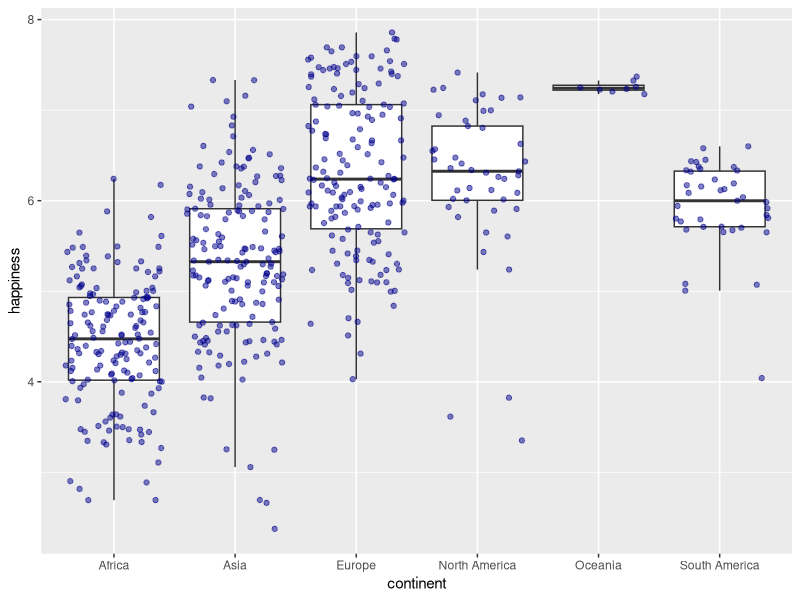
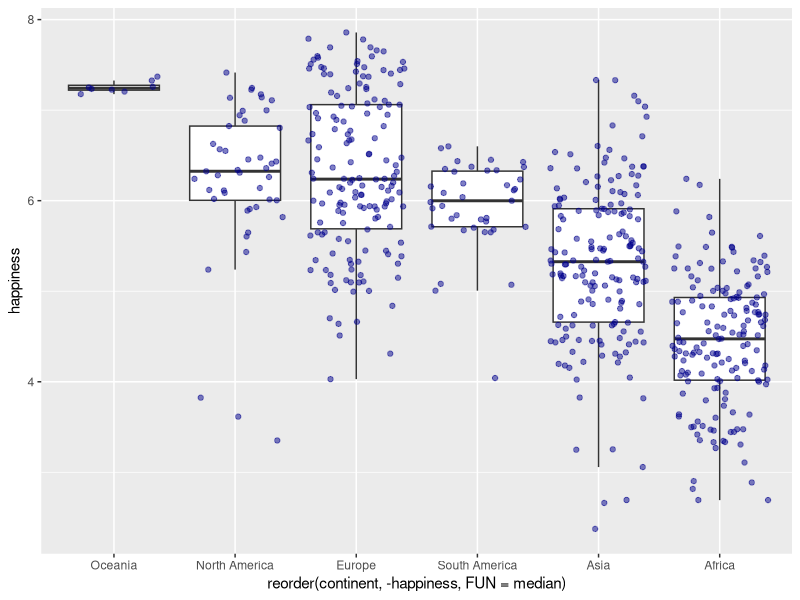
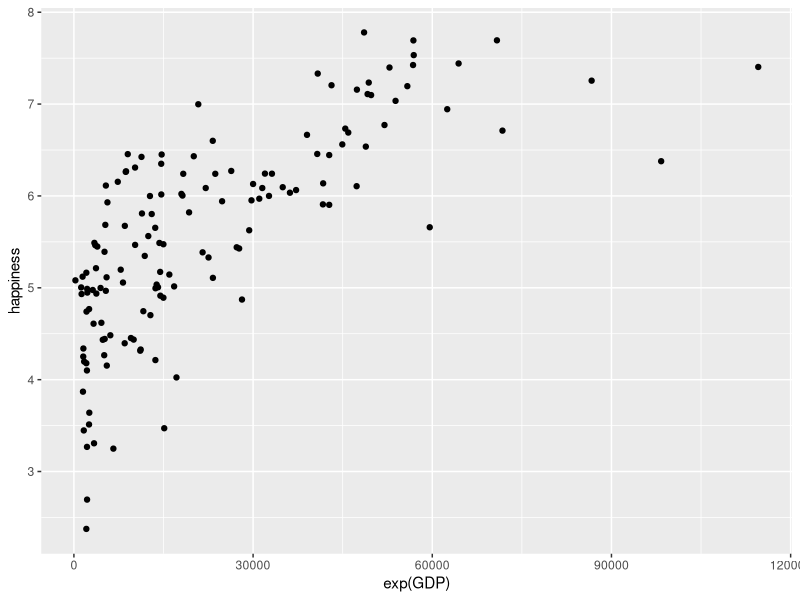
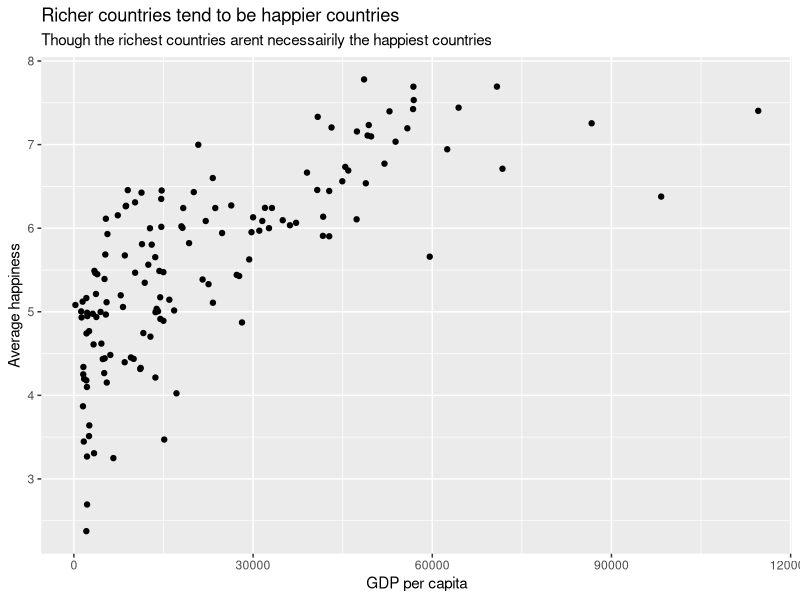
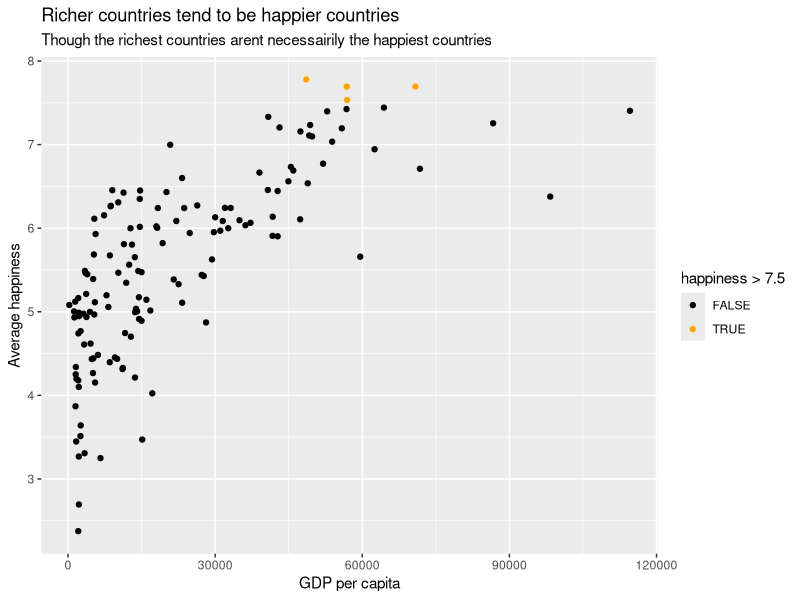
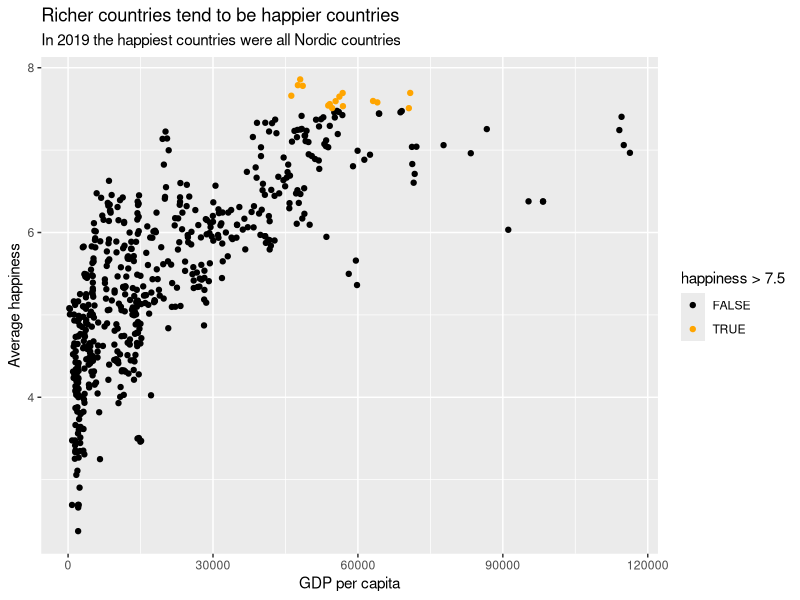
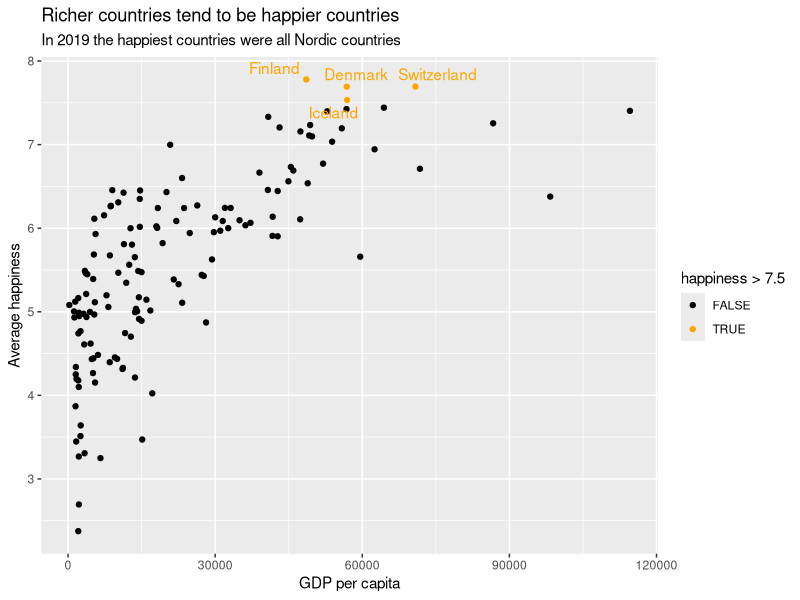

Reproduce these figures in R, in order.
## ---- chunk 1
knitr::opts_chunk$set(echo = TRUE)
## ---- chunk 2


## ---- chunk 3
# Install packages. You only need to do this once on a given machine
#install.packages('tidyverse', 'ggrepel') 

# Load packages. Everytime you open a new workspace.
library(tidyverse)
library(ggrepel)

## ---- chunk 4

## ---- chunk 5

#you will need to direct this to your own folder using the file path. Or by going to the "session" menu, selecting "set working directory" and navigating to the appropriate folder
setwd("/Users/lmn7/Downloads/ggplot2_workshop-main")

happy = read.csv("Happiness.csv")
str(happy)

happy$country_name <- as.factor(happy$country_name)
happy$continent <- as.factor(happy$continent)
## ---- chunk 6

## ---- chunk 7
ggplot(happy, aes(continent, happiness))+
  geom_boxplot(outlier.shape=NA)+
  geom_jitter(alpha=.5, col='darkblue')

## ---- chunk 8

## ---- chunk 9
ggplot(happy, 
       aes(reorder(continent, -happiness, FUN=median), happiness))+
  geom_boxplot(outlier.shape=NA)+
  geom_jitter(alpha=.5, col='darkblue')
## ---- chunk 10


## ---- chunk 11
ggplot(happy %>% filter(year==2019), 
       aes(exp(GDP), happiness))+
  geom_point()
## ---- chunk 12



## ---- chunk 13
ggplot(happy %>% filter(year==2019), 
       aes(exp(GDP), happiness))+
  geom_point() +
  labs(x='GDP per capita', y='Average happiness',title= 'Richer countries tend to be happier countries', subtitle='Though the richest countries arent necessairily the happiest countries')
## ---- chunk 14


## ---- chunk 15
newColorPalette = c('black','orange')

ggplot(happy %>% filter(year==2019), 
       aes(exp(GDP), happiness))+
  geom_point(aes(col=happiness>7.5)) +
  labs(x='GDP per capita', y='Average happiness',title= 'Richer countries tend to be happier countries', subtitle='Though the richest countries arent necessairily the happiest countries')+
  scale_color_manual(values = newColorPalette)


## ---- chunk 16
newColorPalette = c('black','orange')

ggplot(happy, aes(exp(GDP), happiness))+
  geom_point(aes(col=happiness>7.5)) +
  labs(x='GDP per capita', y='Average happiness',title= 'Richer countries tend to be happier countries', subtitle='In 2019 the happiest countries were all Nordic countries')+
  scale_color_manual(values = newColorPalette)

## ---- chunk 17

newColorPalette = c('black','orange')

happy19 = happy %>% filter(year==2019)

ggplot(happy19, aes(exp(GDP), happiness))+
  geom_point(aes(col=happiness>7.5)) +
  labs(x='GDP per capita', y='Average happiness',title= 'Richer countries tend to be happier countries', subtitle='In 2019 the happiest countries were all Nordic countries')+
  scale_color_manual(values = newColorPalette)+
  geom_text_repel(data=happy19 %>% filter(happiness >7.5), 
                  aes(x=exp(GDP), y=happiness,
                      label=country_name), col='orange')



